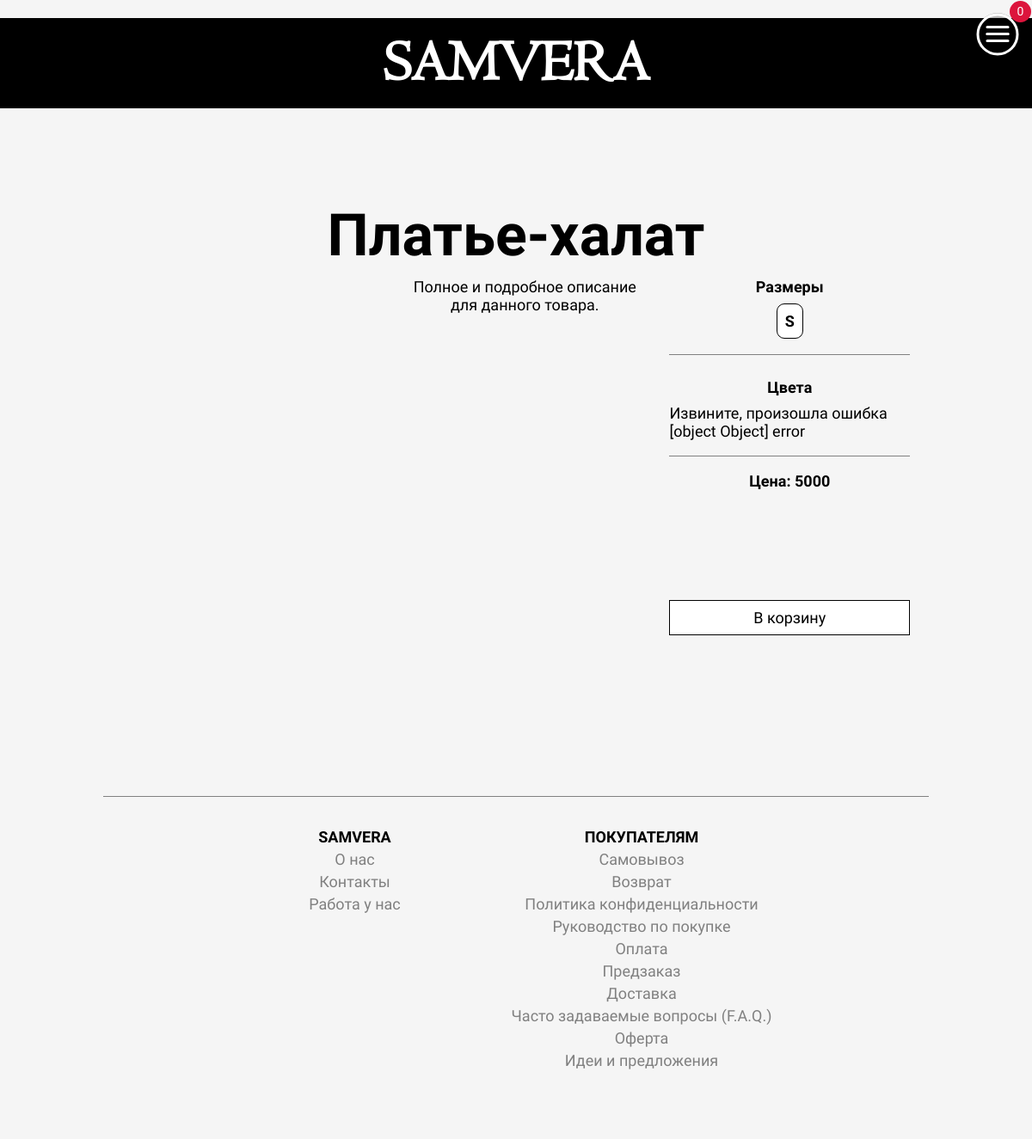
The app's page /thing/1, older data.
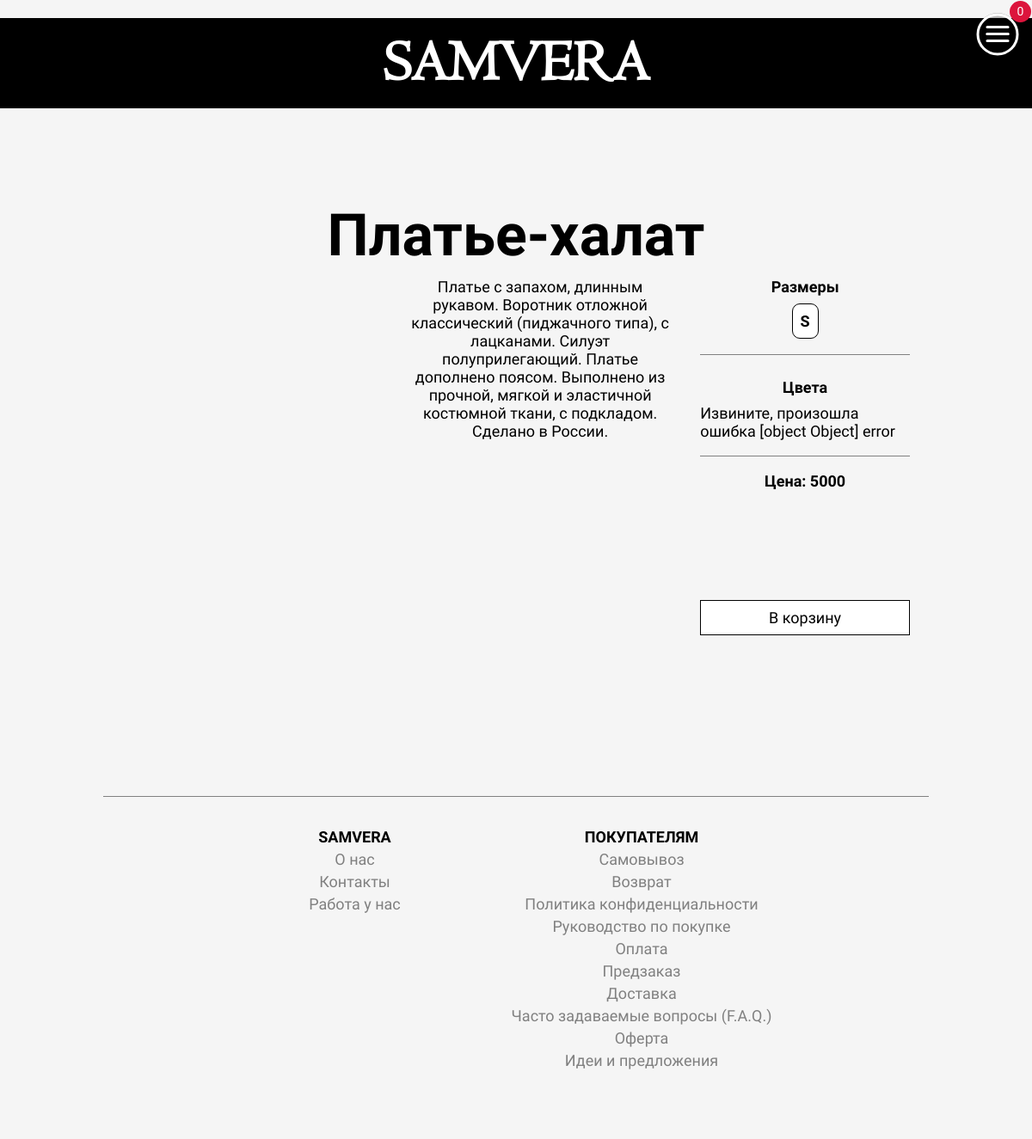
The same page, newer data.
### app/models.py (models this page shows, shortened)
class Tovar(models.Model):
    kod = models.UUIDField(default=uuid.uuid1)
    title = models.CharField("Нозвание изделия", max_length=50)
    descr = models.TextField("Описание товара")
    uhod = models.TextField("Уход за изделием")
    sebestoimost = models.PositiveIntegerField("Себестоимость товара")
    cost = models.PositiveIntegerField("Цена для клиента", default=5000)
    data_create = models.DateField("Дата добавления товара", auto_now_add=True)
    hidden = models.BooleanField("Видимость для покупателя", help_text="Признак видимости товара на сайте", default=True)
    @property
    def random_image(self):
        v = Variaciya.objects.filter(tovar=self.id).order_by('?')[:1]
        print (v[0].id)
        g = Gallery.objects.filter(product=v[0].id).order_by('?')[:1]
        return g[0].image
    def sizes(self):
        s = ""
        vs = self.variacii.values('size').annotate(Count('id')).order_by()
        print("vs = ", vs)
        for i in vs:
            print("I = ", i)
            sz = i['size']
            s=s+f'<div id="size-{sz}" data-tovar="{self.id}" data-size="{sz}" style="padding: .5rem; background: 1px solid gray; border-radius: .5rem;">{sz}</div>'
        return s
    class Meta:
        verbose_name = "Изделие"
        verbose_name_plural = "Изделия"

### app/views/views.py (the view)
# urls.py: path('thing/<int:id>', views.thing, name='thing'),
def thing(request, id):
    t = get_object_or_404(models.Tovar, pk=id)
    assert isinstance(request, HttpRequest)
    return render(
        request,
        'app/catalog/thing.html',
        {
            'message':t.title,
            'thing': t,
            'title':'Карточка товара',
            'year':year(),
        }
    )

### app/views/views.py (called while the page is built)
def year():
    return "2019 - " + str(datetime.now().year)

### app/templates/app/catalog/thing.html (shortened to what this page needs)
{% extends "app/layout.html" %}
{% load staticfiles %}
{% block css %}
    <link rel="stylesheet" type="text/css" href="{% static 'app/content/css/flickity-docs.css' %}" />
    <link rel="stylesheet" type="text/css" href="{% static 'app/content/css/catalog/catalog.css' %}" />
{% endblock %}
{% block content %}
<div class="main_content thing-content">
    <div class="foto_cost slider"></div>
    <div class="title">{{thing.title}}</div>
    <div class="desc">
        <div class="descr">{{thing.descr}}</div>
    </div>
    <div class="variacii">
        <p>Размеры</p>
        <div class="sizes">{{thing.sizes|safe}}</div>
        <p>Цвета</p>
        <div class="colors">{{thing.colortile_korz|safe}}</div>
        <div class="cost"><p>Цена: {{thing.cost}}</p></div>
    </div>
    <div id="btn-id" class="btn-base btn-light" data-id="{{thing.id}}" onclick="add(this)"><p>В корзину</p></div>
</div>
{% endblock %}

### app/templates/app/layout.html (shortened to what this page needs)
﻿<!DOCTYPE html>
<html>
<head>
    {% load staticfiles %}
    <link rel="stylesheet" type="text/css" href="{% static 'app/content/css/main.css' %}" />
<link rel="stylesheet" type="text/css" href="{% static 'app/slick/slick.css' %}" />
<link rel="stylesheet" type="text/css" href="{% static 'app/slick/slick-theme.css' %}" />
{% block css %}{% endblock %}
</head>
<body style="">
    <nav id="nav" class="nav" role="navigation">
      <a href="#nav" id="nav__korz" class="nav__toggle" role="button" aria-expanded="false" aria-controls="menu">
          <div id="korzcount" class="korzcount"></div>
      </a>
    </nav>
    <div class="logo">
        <a href="/">samvera</a>
    </div>
    {% block content %}{% endblock %}
    <footer>
        <ul class="bottom-menu__list">
            <li class="bottom-menu__item">
                <span class="bottom-menu__link centaur">SAMVERA</span>
                <ul class="bottom-menu__sub">
                    <li class="bottom-menu__sub-item">
                        <a href="/about/about" class="bottom-menu__sub-link">О нас</a>
                    </li>
                    <li class="bottom-menu__sub-item">
                        <a href="/about/contacts" class="bottom-menu__sub-link">Контакты</a>
                    </li>
                    <li class="bottom-menu__sub-item">
                        <a href="/about/rabota-u-nas" class="bottom-menu__sub-link">Работа у нас</a>
                    </li>
                </ul>
            </li>
            <li class="bottom-menu__item">
                <span class="bottom-menu__link">Покупателям</span>
                <ul class="bottom-menu__sub">
                    <li class="bottom-menu__sub-item">
                        <a href="/info/samovyvoz" class="bottom-menu__sub-link">Самовывоз</a>
                    </li>
                    <li class="bottom-menu__sub-item">
                        <a href="/info/vozvrattovar" class="bottom-menu__sub-link">Возврат</a>
                    </li>
                    <li class="bottom-menu__sub-item">
                        <a href="/info/politika-konfidencialnosti" class="bottom-menu__sub-link">Политика конфиденциальности</a>
                    </li>
                    <li class="bottom-menu__sub-item">
                        <a href="/info/rukovodstvo-po-pokupke" class="bottom-menu__sub-link">Руководство по покупке</a>
                    </li>
                    <li class="bottom-menu__sub-item">
                        <a href="/info/oplata" class="bottom-menu__sub-link">Оплата</a>
                    </li>
                    <li class="bottom-menu__sub-item">
                        <a href="/info/preorder" class="bottom-menu__sub-link">Предзаказ</a>
                    </li>
                    <li class="bottom-menu__sub-item">
                        <a href="/info/dostavka" class="bottom-menu__sub-link">Доставка</a>
                    </li>
                    <li class="bottom-menu__sub-item">
                        <a href="/info/faq" class="bottom-menu__sub-link">Часто задаваемые вопросы (F.A.Q.)</a>
                    </li>
                    <li class="bottom-menu__sub-item">
                        <a href="/info/oferta" class="bottom-menu__sub-link">Оферта</a>
                    </li>
                    <li class="bottom-menu__sub-item">
                        <a href="/info/idei" class="bottom-menu__sub-link">Идеи и предложения</a>
                    </li>
                </ul>
            </li>
        </ul>
    </footer>
</body>
</html>

### app/static/app/content/css/main.css (style rules this page uses)
* { font-family: Philosopher; padding: 0; margin: 0; -moz-box-sizing: border-box; -webkit-box-sizing: border-box; box-sizing: border-box; }
@media only screen and (min-width: 300px) { * { font-size: 16px; } }
@media only screen and (min-width: 480px) { * { font-size: 16px; } }
@media only screen and (min-width: 560px) { * { font-size: 16px; } }
@media only screen and (min-width: 640px) { * { font-size: 18px; } }
@media only screen and (min-width: 768px) { * { font-size: 18px; } }
@media only screen and (min-width: 1024px) { * { font-size: 18px; } }
.logo { position: sticky; top: 0px; background-color: black; z-index: 8; display: flex; -ms-align-content: center; -webkit-align-content: center; align-content: center; -webkit-justify-content: center; justify-content: center; -ms-flex-direction: column; -webkit-flex-direction: column; flex-direction: column; }
.logo a { color: white; padding: .75rem 0px; text-decoration: none; font-weight: bold; text-transform: uppercase; font-family: CENTAUR; }
@media only screen and (min-width: 300px) { .logo a { font-size: 30px; } }
@media only screen and (min-width: 480px) { .logo a { font-size: 30px; } }
@media only screen and (min-width: 560px) { .logo a { font-size: 32px; } }
@media only screen and (min-width: 640px) { .logo a { font-size: 32px; } }
@media only screen and (min-width: 768px) { .logo a { font-size: 68px; } }
@media only screen and (min-width: 1024px) { .logo a { font-size: 68px; } }
body { margin: 0; background-color: whitesmoke; text-align: center; }
.btn-base { border: 1px solid transparent; background-color: transparent; cursor: pointer; display: inline-block; }
.btn-base p { padding: .5rem 1rem; }
.btn-light { border: 1px solid black; background-color: white; }
.btn-light p { color: black; }
.korzcount { background-color: crimson; position: absolute; top: -14px; right: -14px; height: 25px; width: 25px; font-size: 14px; color: white; border-radius: 100%; padding: 4px; text-align: center; }
.bottom-menu__list { text-align: center; display: flex; width: 80%; margin: 1rem auto; justify-content: center; flex-wrap: wrap; border-top: 1px solid gray; }
@media only screen and (min-width: 560px) and (min-width: 300px) { .bottom-menu__list { font-size: 16px; } }
@media only screen and (min-width: 560px) and (min-width: 480px) { .bottom-menu__list { font-size: 16px; } }
@media only screen and (min-width: 560px) and (min-width: 560px) { .bottom-menu__list { font-size: 16px; } }
@media only screen and (min-width: 560px) and (min-width: 640px) { .bottom-menu__list { font-size: 18px; } }
@media only screen and (min-width: 560px) and (min-width: 768px) { .bottom-menu__list { font-size: 18px; } }
@media only screen and (min-width: 560px) and (min-width: 1024px) { .bottom-menu__list { font-size: 18px; } }
.bottom-menu__list .bottom-menu__item { vertical-align: top; text-align: left; margin: 2rem; min-width: 220px; list-style: none; text-align: center; }
.bottom-menu__list .bottom-menu__item .bottom-menu__link { text-transform: uppercase; display: inline-block; vertical-align: top; font-weight: bold; }
.bottom-menu__list .bottom-menu__item .bottom-menu__sub { margin: 0; padding: 0; list-style: none; }
.bottom-menu__list .bottom-menu__item .bottom-menu__sub .bottom-menu__sub-item { list-style: none; margin-top: 5px; }
.bottom-menu__list .bottom-menu__item .bottom-menu__sub .bottom-menu__sub-item .bottom-menu__sub-link { color: gray; text-decoration: none; }
.nav__toggle, .nav__toggleC { position: fixed; z-index: 10; padding: 0; border: 0; background: transparent; outline: 0; right: 15px; top: 15px; cursor: pointer; border-radius: 50%; transition: background-color .15s linear; text-decoration: none; background-color: rgba(0, 0, 0, 0.25); }
.nav .korzcount:before { content: ""; background-color: red; }
.menuicon { display: block; cursor: pointer; color: white; transform: rotate(0deg); transition: 0.3s cubic-bezier(0.165, 0.84, 0.44, 1); }
.main_content { margin: auto; }
footer { z-index: 0; padding: 1.5rem 0; background-color: whitesmoke; }

Row changes from the older to the newer data that the page shows:
changed Tovar "Платье-халат": descr "Полное и подробное описание для данного товара." → "Платье с запахом, длинным рукавом. Воротник отложной классический (пиджачного типа), с лацканами. Силуэт полуприлегающий. Платье дополнено поясом. Выполнено из прочной, мягкой и эластичной костюмной ткани, с подкладом. Сделано в России."
